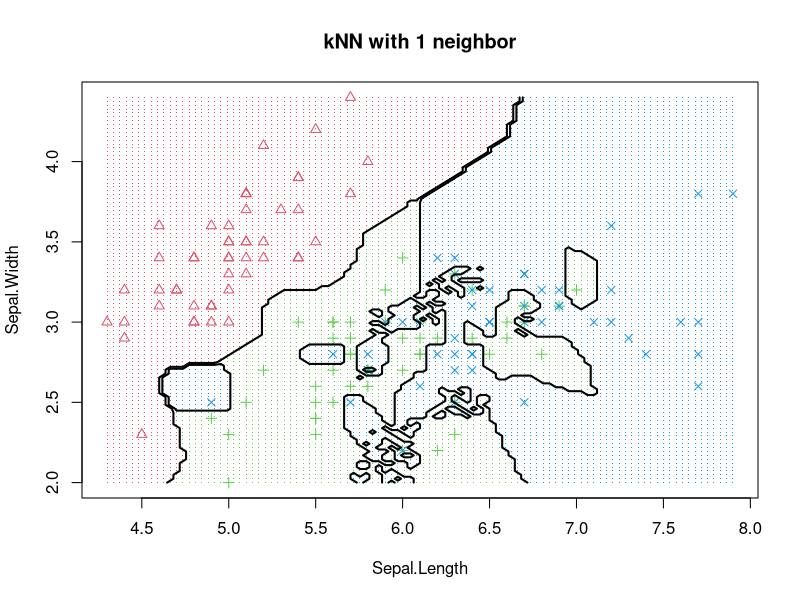
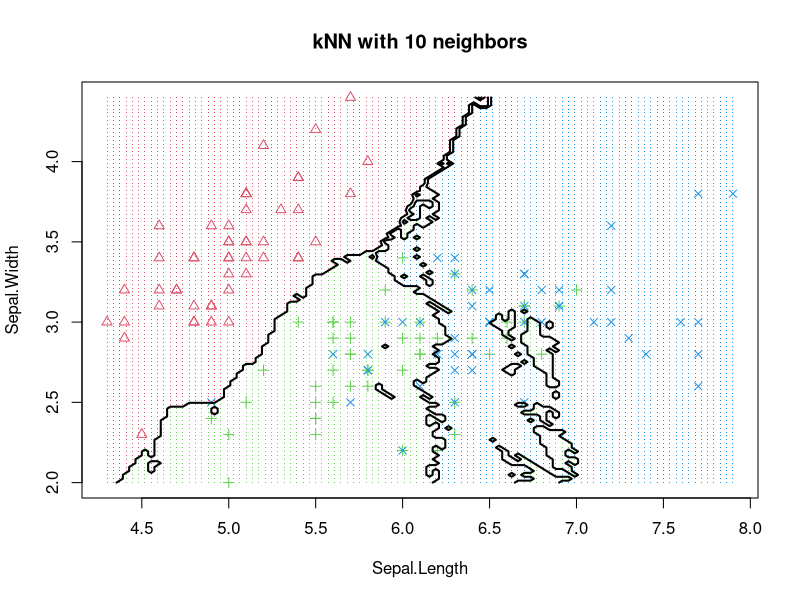
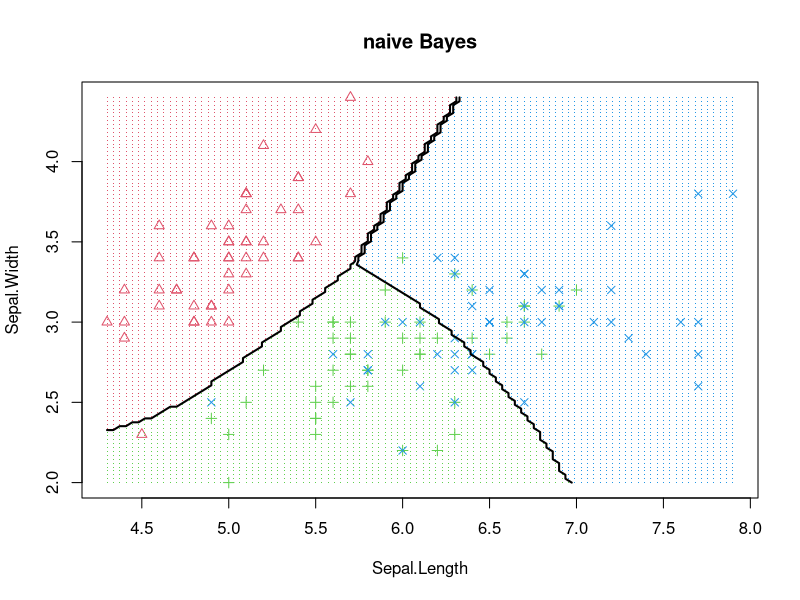
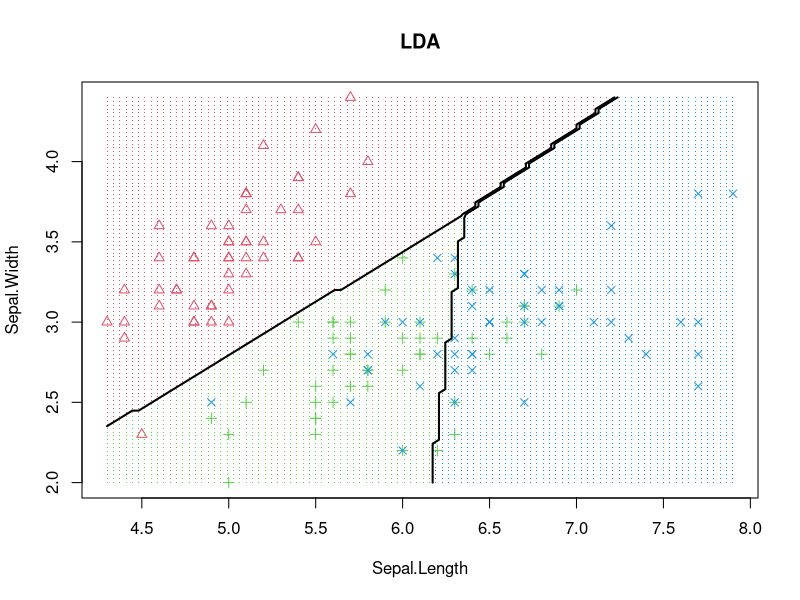
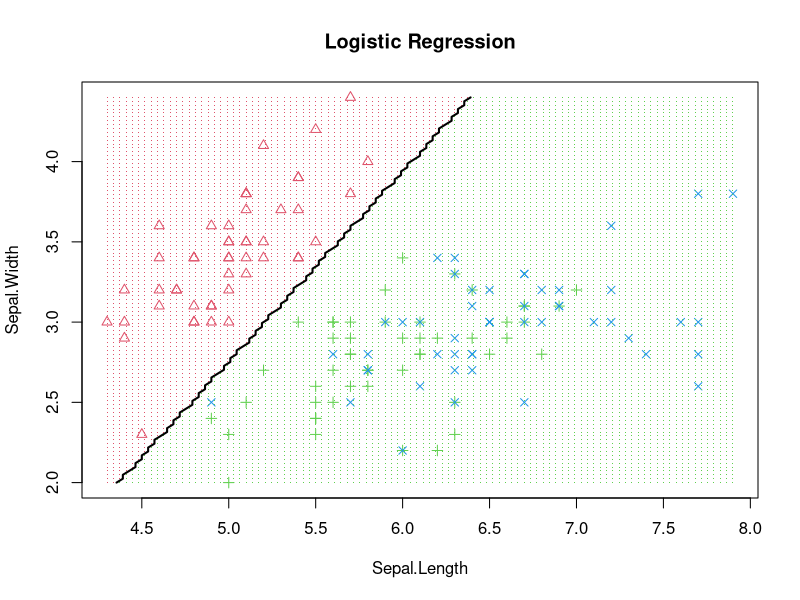
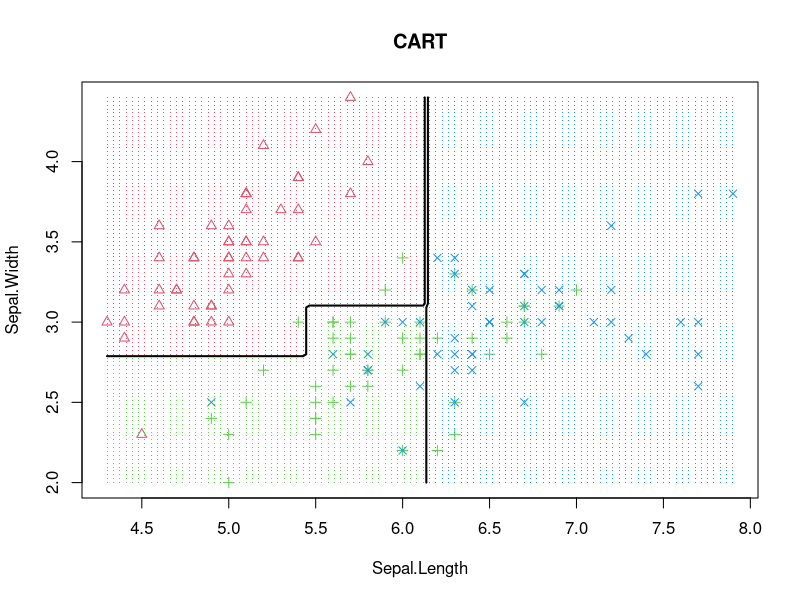
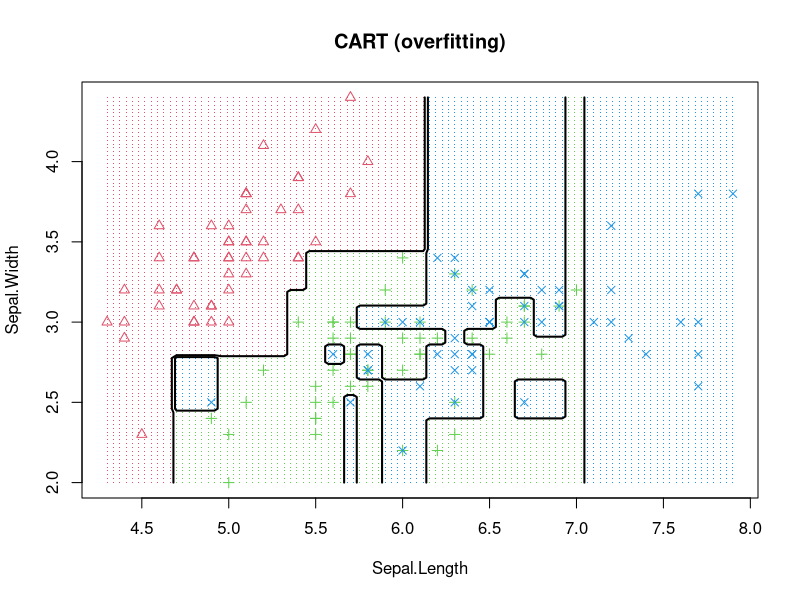
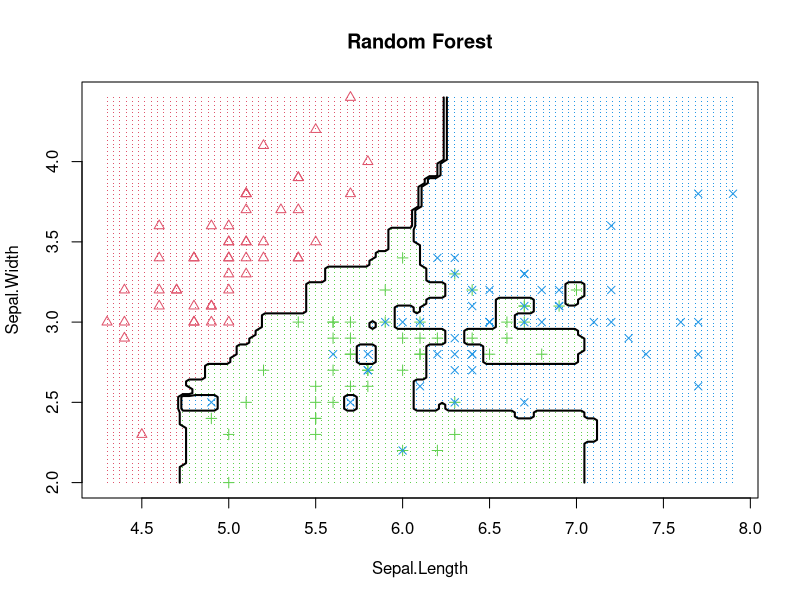

Reproduce these figures in R, in order.
#
# visualize decision boundaries for various clasifiers
#
# original code from:
# http://michael.hahsler.net/SMU/EMIS7332/R/viz_classifier.html
# credit Michael Hahsler
#
# load packages
#
# caret for knn model
#
  library(caret)
#  
# e1017 for naieve bayes model and svm
#  
  library(e1071)
#
# randomForest for randdom Forest classifier
#
  library(randomForest)
#
# MASS for linear discriminant analysis
#
  library(MASS)
#
# rpart for recursive partiioning and regression trees
#
  library(rpart)
#
# nnet for simple 1-hidden layer neural nets
#
  library(nnet)
#  
  decisionplot <- function(model, data, class = NULL, predict_type = "class",
                           resolution = 100, showgrid = TRUE, ...) {
    
    if(!is.null(class)) cl <- data[, class] else cl <- 1
    data <- data[, 1:2]
    k <- length(unique(cl))
    
    plot(data, col = as.integer(cl) + 1L, pch = as.integer(cl) + 1L, ...)
#    
# make grid
#    
    r <- sapply(data, range, na.rm = TRUE)
    xs <- seq(r[1, 1], r[2, 1], length.out = resolution)
    ys <- seq(r[1, 2], r[2, 2], length.out = resolution)
    g <- cbind(rep(xs, each=resolution), rep(ys, time = resolution))
    colnames(g) <- colnames(r)
    g <- as.data.frame(g)
#    
# guess how to get class labels from predict
# (unfortunately not very consistent between models)
#    
    p <- predict(model, g, type = predict_type)
    if(is.list(p)) p <- p$class
    p <- as.factor(p)
#    
    if(showgrid) points(g, col = as.integer(p)+1L, pch = ".")
#    
    z <- matrix(as.integer(p), nrow = resolution, byrow = TRUE)
    contour(xs, ys, z, add = TRUE, drawlabels = FALSE,
            lwd = 2, levels = (1:(k - 1)) + 0.5)
#    
    invisible(z)
  }
#
  set.seed(1000)
#
# get some data
#  
  data(iris)
#
# Two class case
#  x <- iris[1:100, c("Sepal.Length", "Sepal.Width", "Species")]
#  x$Species <- factor(x$Species)
#
# Three classes
#  
  x <- iris[1:150, c("Sepal.Length", "Sepal.Width", "Species")]
#
# Easier to separate
#  x <- iris[1:150, c("Petal.Length", "Petal.Width", "Species")]
#
  model <- knn3(Species ~ ., data = x, k = 1)
  decisionplot(model, x, class = "Species", main = "kNN with 1 neighbor")
#  
  model <- knn3(Species ~ ., data = x, k = 10)
  decisionplot(model, x, class = "Species", main = "kNN with 10 neighbors")
#  
  model <- naiveBayes(Species ~ ., data = x)
  decisionplot(model, x, class = "Species", main = "naive Bayes")
#  
  model <- lda(Species ~ ., data = x)
  decisionplot(model, x, class = "Species", main = "LDA")
#  
  model <- glm(Species ~., data = x, family = binomial(link = 'logit'))
  class(model) <- c("lr", class(model))
  predict.lr <- function(object, newdata, ...) {
    predict.glm(object, newdata, type = "response") > .5
  }
  decisionplot(model, x, class = "Species", main = "Logistic Regression")
#  
  model <- rpart(Species ~ ., data = x)
  decisionplot(model, x, class = "Species", main = "CART")
#  
  model <- rpart(Species ~ ., data = x,
                 control = rpart.control(cp = 0.001, minsplit = 1))
  decisionplot(model, x, class = "Species", main = "CART (overfitting)")
#  
  model <- randomForest(Species ~ ., data = x)
  decisionplot(model, x, class = "Species", main = "Random Forest")
#  
  model <- svm(Species ~ ., data = x, kernel="linear")
  decisionplot(model, x, class = "Species", main = "SVM (linear kernel)")
#  
  model <- svm(Species ~ ., data = x, kernel = "radial")
  decisionplot(model, x, class = "Species", main = "SVM (radial kernel)")
#  
  model <- svm(Species ~ ., data = x, kernel = "polynomial")
  decisionplot(model, x, class = "Species", main = "SVM (polynomial kernel)")
#  
  model <- svm(Species ~ ., data = x, kernel = "sigmoid")
  decisionplot(model, x, class = "Species", main = "SVM (sigmoid kernel)")
#  
  model <- nnet(Species ~ ., data = x, size = 1, maxit = 1000, trace = FALSE)
  decisionplot(model, x, class = "Species", main = "NN w/ 1 unit in one hidden layer")
#  
  model <- nnet(Species ~ ., data = x, size = 2, maxit = 1000, trace = FALSE)
  decisionplot(model, x, class = "Species", main = "NN w/ 2 units in one hidden layer")
#  
  model <- nnet(Species ~ ., data = x, size = 4, maxit = 1000, trace = FALSE)
  decisionplot(model, x, class = "Species", main = "NN w/ 4 units in one hidden layer")
#  
  model <- nnet(Species ~ ., data = x, size = 10, maxit = 1000, trace = FALSE)
  decisionplot(model, x, class = "Species", main = "NN w/ 10 units in one hidden layer")
  